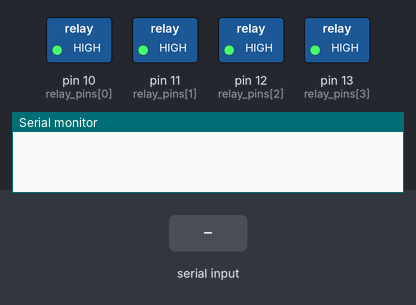
Simulated run of this sketch. Board: Arduino Uno, built with avr-gcc and run on an emulated ATmega328P. On the bench: switched loads named in the sketch (green lamp = pin HIGH), the last lines printed to the serial monitor. The inputs (shaded band) are chosen by the test bench.

Above: at 1.2 s.
1.3 s: "on" received over Serial
At 2.5 s:
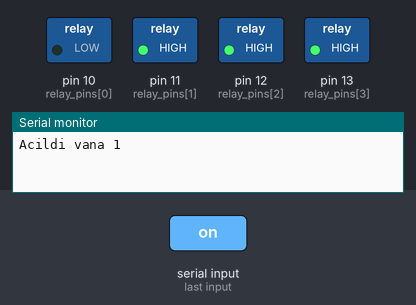
4.5 s: "off" received over Serial
At 5.0 s:
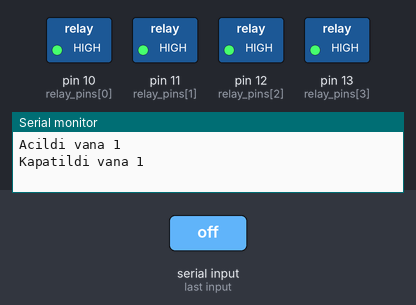
6.1 s: "on,45\n" received over Serial
At 7.4 s:
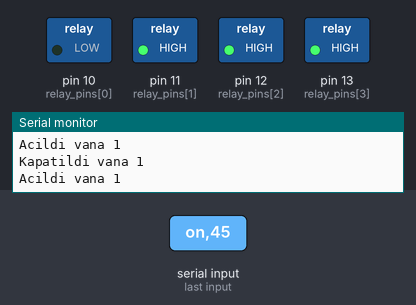
7.7 s: "off,45\n" received over Serial
At 8.8 s:
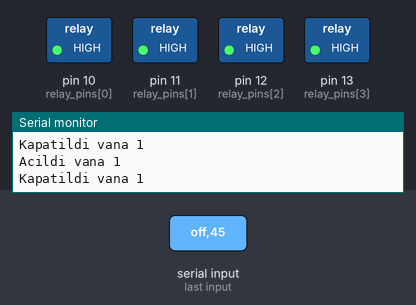
Timing chart, 0 to 10.3 s (numbered marks = the images above; inputs shaded):
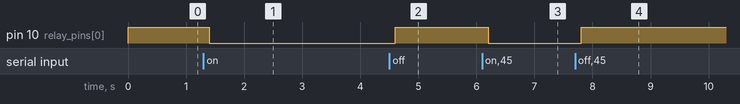

Measured:
- after the input at 1.3 s, pin 10 (relay_pins[0]): HIGH → LOW after 0.10 s
- after the input at 4.5 s, pin 10 (relay_pins[0]): LOW → HIGH after 0.10 s
- after the input at 6.1 s, pin 10 (relay_pins[0]): HIGH → LOW after 0.11 s
- after the input at 7.7 s, pin 10 (relay_pins[0]): LOW → HIGH after 0.11 s

The sketch:

valve.ino
```cpp
#define NUM_RELAYS 4
#define SOIL_MOISTURE_SENSOR A5

const int relay_pins[NUM_RELAYS] = { 10, 11, 12, 13 };

void setup() {
  Serial.begin(9600);
  Serial.setTimeout(100);

  // init moisture sensor
  pinMode(SOIL_MOISTURE_SENSOR, INPUT);

  // init relay modules
  for (int i = 0; i < NUM_RELAYS; i++) {
    pinMode(relay_pins[i], OUTPUT);
    digitalWrite(relay_pins[i], HIGH);
  }
}

void loop() {
  String signal;
  while (!Serial.available())
    ;
  signal = Serial.readString();
  signal.trim();

  if (signal.startsWith("read_moisture")) {
    int moisture_value = analogRead(SOIL_MOISTURE_SENSOR);
    Serial.println(moisture_value);
  }

  if (signal.startsWith("on")) {
    int relay_index = signal.substring(2).toInt();
    if (relay_index >= 0 && relay_index < NUM_RELAYS) {
      digitalWrite(relay_pins[relay_index], LOW);
      Serial.println("Acildi vana " + String(relay_index + 1));
    }
  }

  if (signal.startsWith("off")) {
    int relay_index = signal.substring(3).toInt();
    if (relay_index >= 0 && relay_index < NUM_RELAYS) {
      digitalWrite(relay_pins[relay_index], HIGH);
      Serial.println("Kapatildi vana " + String(relay_index + 1));
    }
  }
}
```
